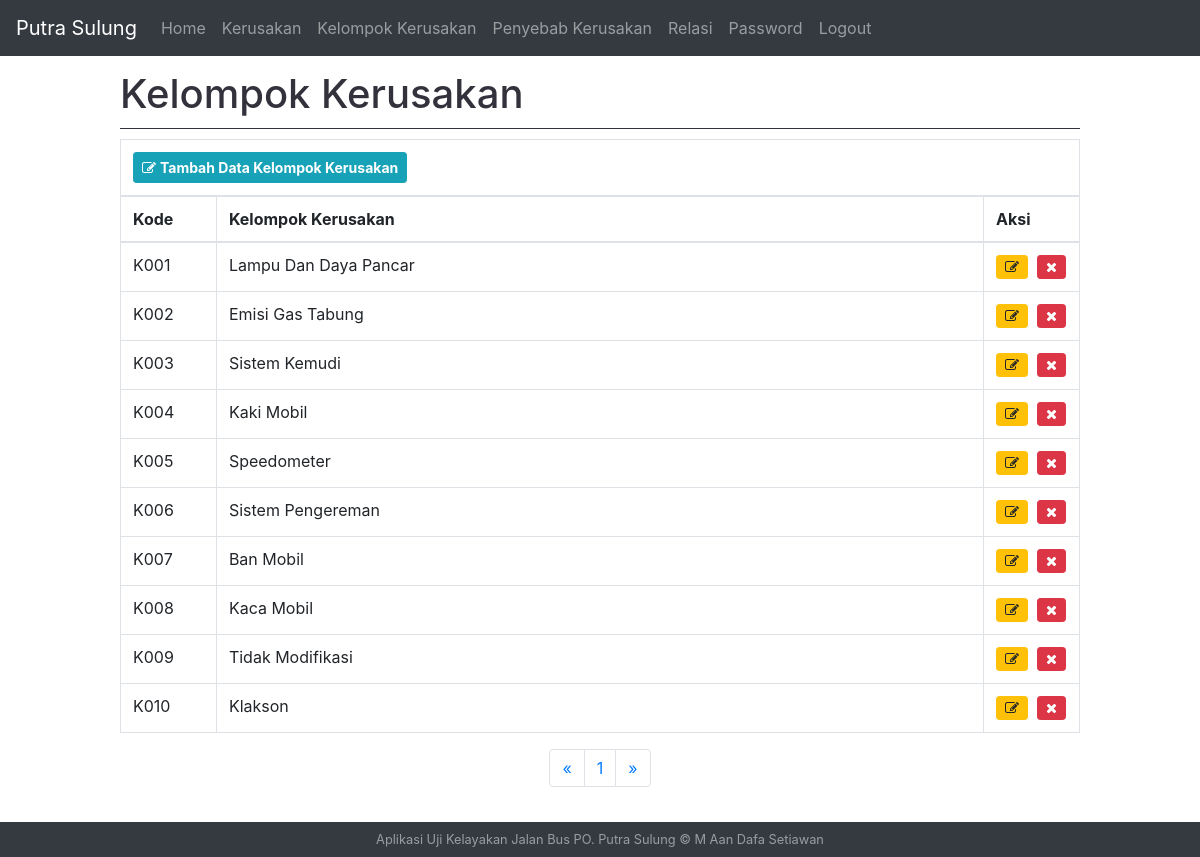
Page /klkerusakan.php (signed in) on the committed database.
### tables this page shows
CREATE TABLE IF NOT EXISTS `klkerusakan` (
  `kdklkerusakan` varchar(4) NOT NULL,
  `namaklkerusakan` varchar(50) NOT NULL
);

### koneksi/fungsi.php (called while the page is built, shortened)
<?php
function tampilkan(){
  $query  = "SELECT * FROM klkerusakan";
  return result($query);
}
function result($query){
  global $link;
  if($result = mysqli_query($link, $query) or die('gagal menampilkan data')){
    return $result;
  }
}
 ?>

### klkerusakan.php (the view, shortened to what this page needs)
<?php
include'header.php';
$klkerusakan = tampilkan();
$halperpage = 10;
$page = isset($_GET["halaman"]) ? (int)$_GET["halaman"] : 1;
$mulai = ($page>1) ? ($page * $halperpage) - $halperpage : 0;
$total = mysqli_num_rows($klkerusakan);
$pages = ceil($total/$halperpage);
$query = mysqli_query($link, "SELECT * FROM klkerusakan
          ORDER BY kdklkerusakan LIMIT $mulai, $halperpage")or die(mysql_error);
$previous_page = $page - 1;
 ?>
<body>
  <div class="size">
    <h1>Kelompok Kerusakan</h1>
    <table class="table table-bordered table-hover">
      <thead>
        <tr>
          <th colspan="3">
              <button type="submit" class="btn btn-sm btn-info pull-left" data-toggle="modal" data-target="#exampleModal" data-whatever="@getbootstrap"><i class="fa fa-edit"></i> <b>Tambah Data Kelompok Kerusakan</b></button>
          </th>
        </tr>
        <tr>
          <th width="10%">Kode</th>
          <th width="80%">Kelompok Kerusakan</th>
          <th width="10%">Aksi</th>
        </tr>
      </thead>
      <tbody>
          <?php while($row = mysqli_fetch_assoc($query)):?>
            <tr>
              <td><?= $row['kdklkerusakan']; ?></td>
              <td><?= $row['namaklkerusakan']; ?></td>
              <td>
                <a href="#editklkerusakan<?php echo $row['kdklkerusakan']; ?>" type="button" class="btn btn-sm btn-warning" data-toggle="modal" data-whatever="@getbootstrap"><i class="fa fa-edit"></i></a>
                &nbsp;<a href="klkerusakan_hapus.php?kdklkerusakan=<?= $row['kdklkerusakan']; ?>" class="btn btn-sm btn-danger"><i class="fa fa-close"></i></a>
              </td>
            </tr>
          <?php endwhile; ?>
        </tbody>
    </table>
    <nav aria-label="Page navigation example">
      <ul class="pagination">
        <li class="page-item">
          <a class="page-link" href="?halaman=<?php echo $previous_page; ?>" aria-label="Previous">
            <span aria-hidden="true">&laquo;</span>
          </a>
        </li>
        <?php for ($i=1; $i<=$pages ; $i++){ ?>
          <li class="page-item"><a class="page-link" href="?halaman=<?php echo $i; ?>"><?php echo $i; ?></a></li>
        <?php } ?>
        <li class="page-item">
          <a class="page-link" href="#" aria-label="Next">
            <span aria-hidden="true">&raquo;</span>
          </a>
        </li>
      </ul>
    </nav>
  </div>
  <?php
   include'footer.php';
   ?>
</body>

### css/style.css (style rules this page uses)
body { margin-bottom: 70px; }
h1 { color: #33313b; padding-bottom: 10px; margin-bottom: 10px; border-bottom: 1px solid #33313b; }
.pagination { justify-content: center; }
.size { padding-top: 70px; padding-left: 10%; padding-right: 10%; }

### rows in the picture
klkerusakan: kdklkerusakan "K001", namaklkerusakan "Lampu Dan Daya Pancar"
klkerusakan: kdklkerusakan "K002", namaklkerusakan "Emisi Gas Tabung"
klkerusakan: kdklkerusakan "K003", namaklkerusakan "Sistem Kemudi"
klkerusakan: kdklkerusakan "K004", namaklkerusakan "Kaki Mobil"
klkerusakan: kdklkerusakan "K005", namaklkerusakan "Speedometer"
klkerusakan: kdklkerusakan "K006", namaklkerusakan "Sistem Pengereman"
klkerusakan: kdklkerusakan "K007", namaklkerusakan "Ban Mobil"
klkerusakan: kdklkerusakan "K008", namaklkerusakan "Kaca Mobil"
klkerusakan: kdklkerusakan "K009", namaklkerusakan "Tidak Modifikasi"
klkerusakan: kdklkerusakan "K010", namaklkerusakan "Klakson"
